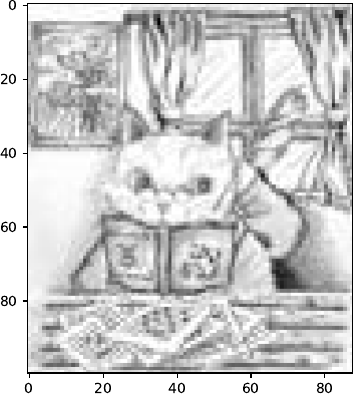

This figure's Python source:
import PIL.Image as Img
import matplotlib.pyplot as plt
import numpy as np

im0 = Img.open('mypict1.jpg')
im1 = np.asarray(im0)

plt.imshow(im1, cmap='gray')
#plt.show()
plt.savefig('mypict1_plot.pdf', bbox_inches='tight', pad_inches=0)
